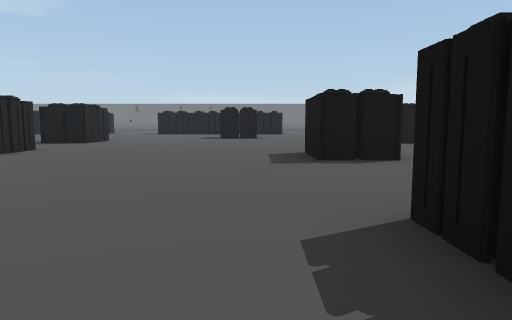
View 1 (above)

24 first-person views from a walk through a Unity game level. The camera is 1.3 m above the floor, tilts 6° down and sees 70° across. The floor is counted in squares, 2 m on a side. Each view is taken from the middle of a square. On the plan, view 1 faces up. The plan holds only what a view shows up to about 11 squares ahead; the rest is blank. The place goes on beyond the plan.

View 2
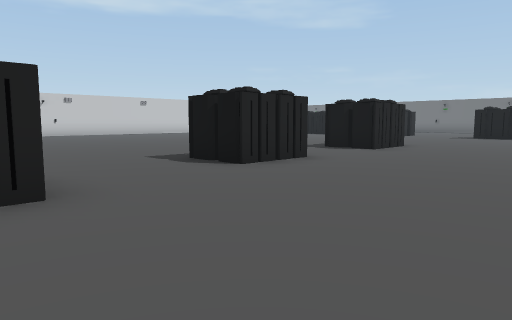

View 3
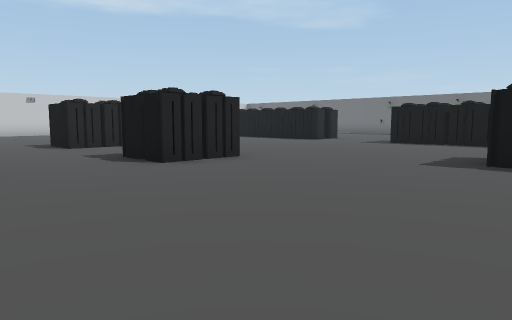

View 4
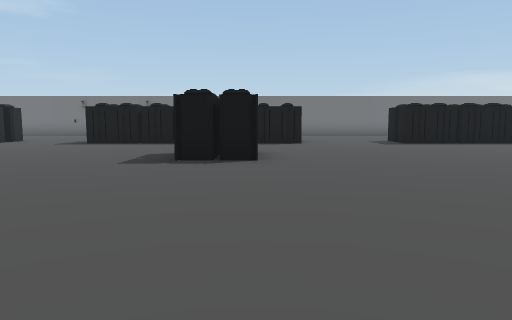

View 5
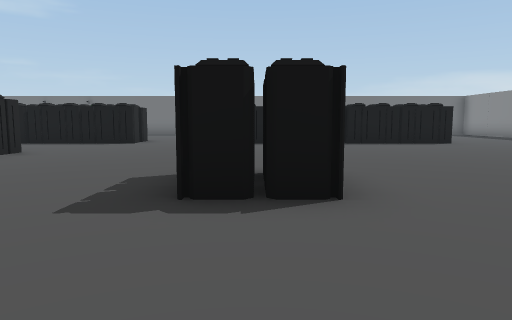

View 6
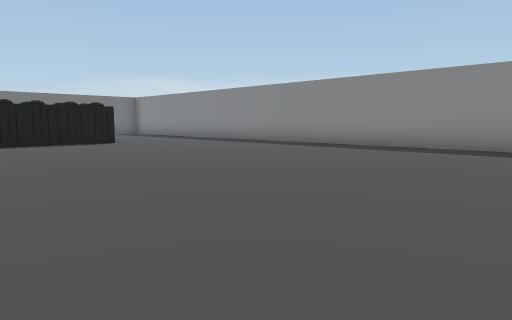

View 7
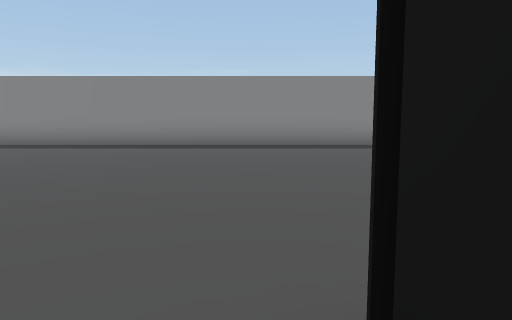

View 8
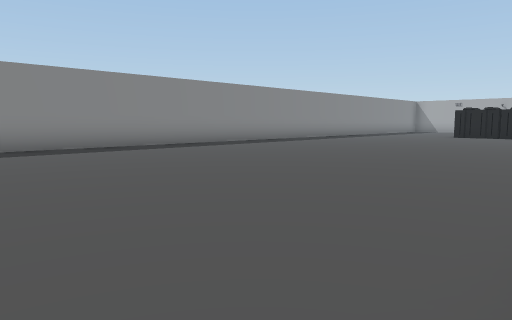

View 9
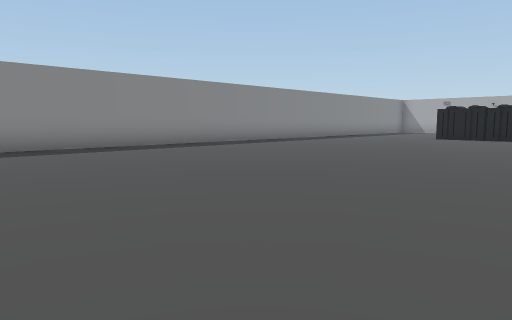

View 10
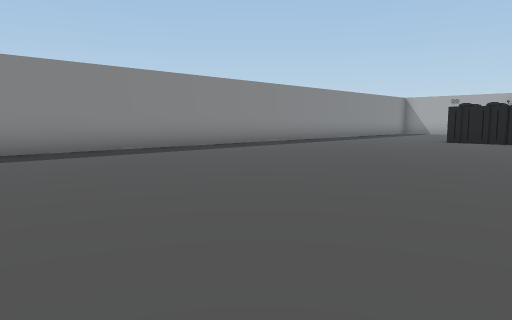

View 11
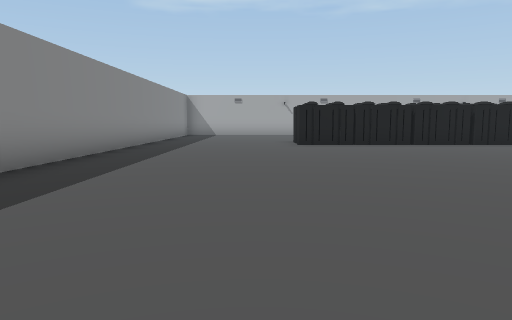

View 12
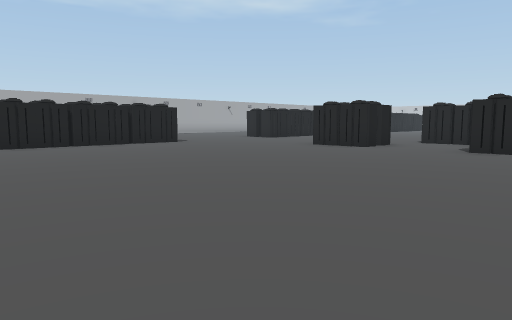

View 13
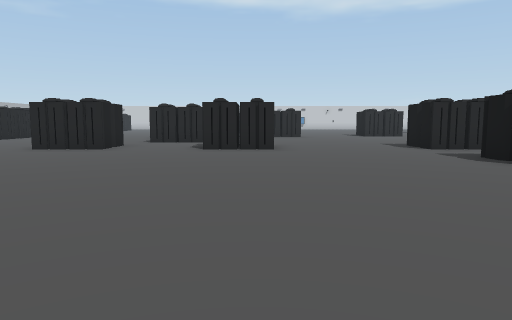

View 14
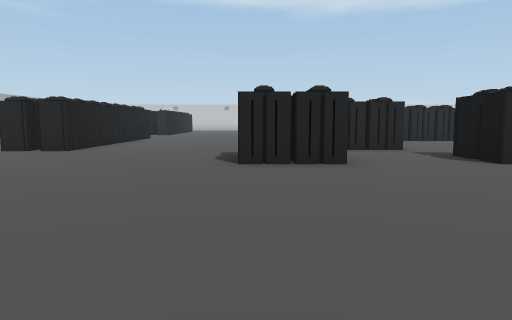

View 15
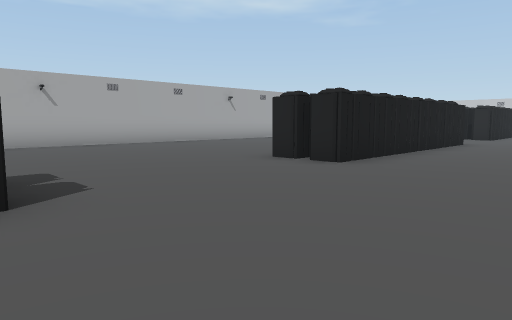

View 16
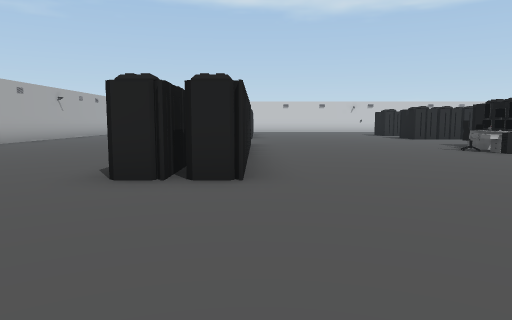

View 17
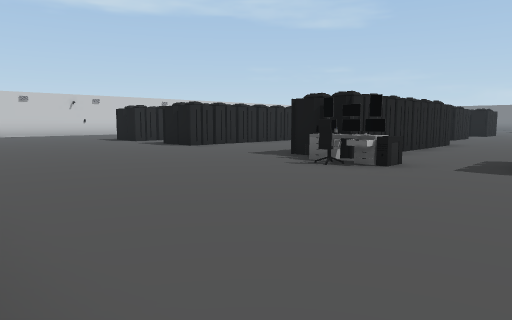

View 18
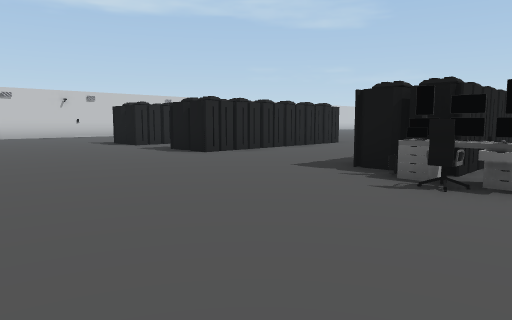

View 19
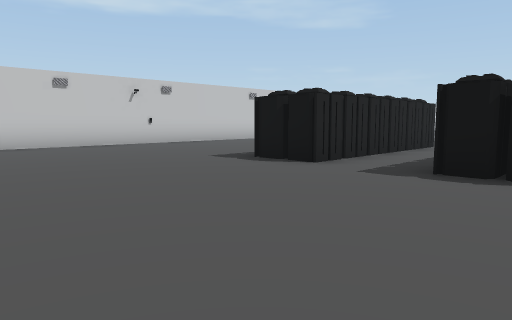

View 20
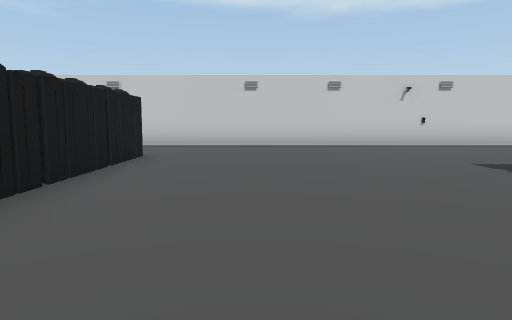

View 21
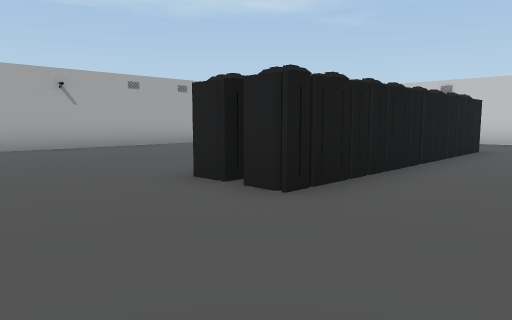

View 22
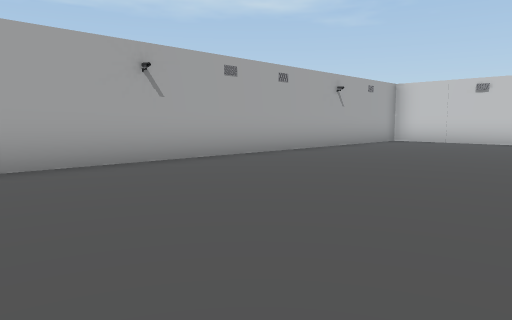

View 23
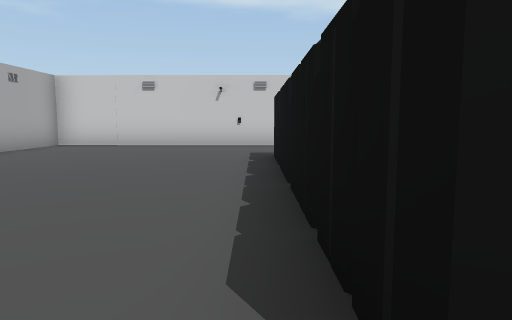

View 24
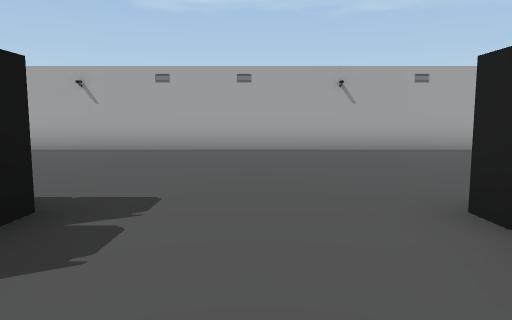

### Floor plan
Points are (right, up) in squares from view 1. A wall is a line through its corners. A room is listed if a view was taken in it or the views show most of it. See-through windows are left out.
Room 1 (views 1, 17, 18, 19, 20, 21, 24)
walls: (-9.2, 3.5) (-9.2, -1.3) (-10.6, -1.3); (-12.4, 4) (-12.4, -1.3) (-13.9, -1.3); (-5.1, 6.8) (-6.5, 6.8); (-9.2, 12.4) (-9.2, 11) (-10.7, 11); (-10, -0.5) (-10, -1.3); (-5.1, 11) (-6.5, 11); (-4.3, 1.4) (-4.3, -1.3) (-5.7, -1.3); (-19.1, 2.1) (-19.1, -6.6); (-0.4, 0.4) (-0.4, -1.4); (1, -1.6) (2.4, -1.6); (2.4, 0.8) (1, 0.8); (-6.5, -7.1) (0, -7.1); (-16, -7.1) (-9.5, -7.1) (-9.5, -7.8); (-1.4, -8) (0, -8); (1.4, 18.9) (-5.1, 18.9)
ways out: opening at (-17, -6.3) to room 2; opening at (-8, -7) to room 2; opening at (-6.5, 19.5) to room 2; opening at (-5.5, 9.5) to room 2; opening at (-3.4, 2.4) to room 2; opening at (-1.3, 15.3) to room 2; opening at (-0.5, -5.5) to room 2; opening at (1.5, -0.5) to room 2
objects: other object (-5, -2); chair (-4, -3); desk (-4, -2); computer (-3, -2)
Room 2 (views 2, 3, 4, 5, 6, 7, 8, 9, 10, 11, 12, 13, 14, 15, 16, 22, 23)
walls: (1.8, 6.1) (1.8, 6.6); (2.4, 7.4) (2.4, 6.1) (1, 6.1) (1, 7.9); (5, 6.1) (4.3, 6.1); (5.3, 7.8) (5.8, 7.8); (2.4, 2.5) (2.4, 0.8); (1, 1.4) (1, 2.5); (5.8, 11) (4.3, 11); (-4.3, 3.9) (-4.3, 1.4); (2.4, -1.6) (2.4, -3.3); (2.5, -2.4) (1.8, -2.4); (-5.1, 8.5) (-5.1, 6.8); (0.1, 14.1) (-1.4, 14.1); (0, 15.7) (0, 15); (-5.1, 12.7) (-5.1, 11); (4.4, -7.1) (10.9, -7.1); (0, -7.1) (0, -7.8); (7.6, -7.1) (7.6, -7.6); (0, -8) (0, -8.6); (9.3, -7.6) (9.3, -7.1); (10.9, 18.9) (4.4, 18.9); (-6.4, -8.6) (-6.4, -8.1); (15.3, -8) (15.3, 15.3); (-9.5, -8) (-9.5, -8.7) (-15.9, -8.7); (-0.3, -14.5) (3.1, -14.5); (-19.1, -6.6) (-19.1, -14.5) (-2.8, -14.5)
ways out: opening at (-17, -6.3) to room 1; opening at (-8, -7) to room 1; opening at (-6.5, 19.5) to room 1; opening at (-5.5, 9.5) to room 1; opening at (-3.4, 2.4) to room 1; opening at (-1.3, 15.3) to room 1; opening at (-0.5, -5.5) to room 1; opening at (1.5, -0.5) to room 1

Where each view was taken, in squares from view 1:
view 1: 0 up, 0 right, facing up
view 2: 3 up, 1 left, facing up-left
view 3: 8 up, 0 right, facing up-left
view 4: 8 up, 0 right, facing up
view 5: 8 up, 5 right, facing up
view 6: 8 up, 6 right, facing up-right
view 7: 8 up, 5 right, facing right
view 8: 9 up, 6 right, facing down-right
view 9: 7 up, 6 right, facing down-right
view 10: 5 up, 7 right, facing down-right
view 11: 3 up, 12 right, facing down
view 12: 3 up, 11 right, facing down-left
view 13: 2 up, 11 right, facing left
view 14: 3 down, 8 right, facing left
view 15: 4 down, 5 right, facing down-left
view 16: 7 down, 4 right, facing left
view 17: 7 down, 1 left, facing up-left
view 18: 6 down, 3 left, facing up-left
view 19: 6 down, 9 left, facing up-left
view 20: 5 down, 9 left, facing left
view 21: 5 down, 7 left, facing down-left
view 22: 9 down, 7 left, facing down-left
view 23: 9 down, 9 left, facing left
view 24: 6 down, 8 left, facing down
